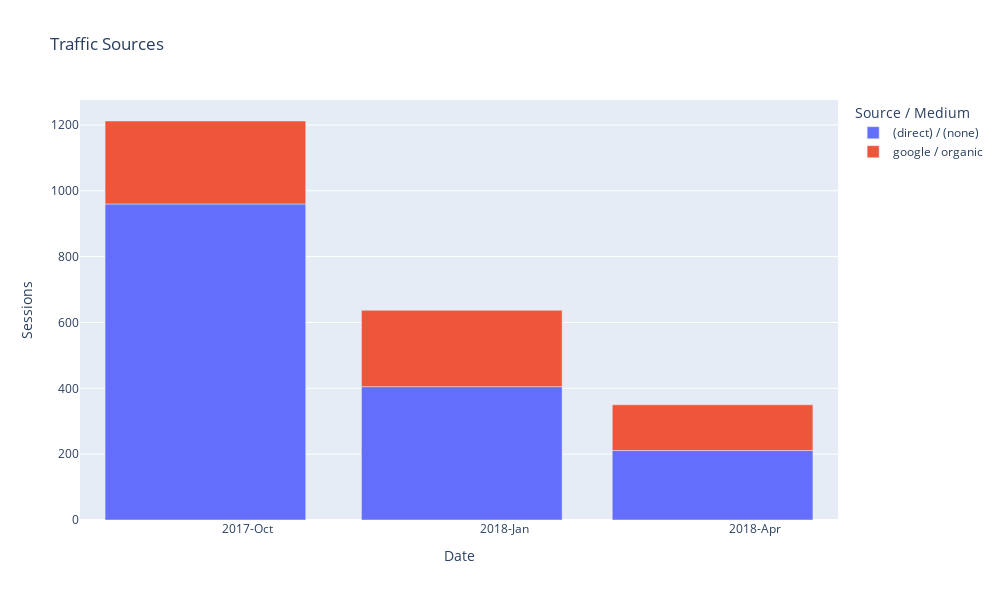

Notebook code for this chart:
### Code cell
# Read the CSV file
df = pd.read_csv('output/cransten/WP/Sources/consolidated-sources.csv')

# # Now, let's create the Date column
df['Date'] = pd.to_datetime(df['Year'].astype(str) + '-' + df['Quarter'].apply(functions.quarter_to_month) + '-01')

# Sort by date
df = df.sort_values("Date")

# Create Line Plot with No Total and other excludes
include_list = [
    "(direct) / (none)",
    "google / organic",
    "oqowsjujpjgqgrlzac.com / referral",
    "perform-likeir-alibaba.info / referral",
    "chicago-daily-newsoo.info / referral",
    "krumbleate-ads.info / referral",
    "growth-hackinger.info / referral",
    "krumbleed-ads.info / referral",
    "reachive-publisher.info / referral"
]
fig = px.bar(df.query('`Source / Medium` in @include_list'), x='Date', y='Sessions', color='Source / Medium', title='Traffic Sources')

# Update the layout
fig.update_layout(
    autosize=False,
    width=1000,  # Width of the figure in pixels
    height=600  # Height of the figure in pixels
)

# Customize the x-axis to show both year and quarter
fig.update_xaxes(
    dtick="M3",
    tickformat="%Y-%b",  # This will show Year-Month
    ticklabelmode="period"
)

fig.show()
fig.write_html('output/cransten/WP/cransten-wp-sources-mediums.html')

### Figure 1 — Plotly figure (JSON) as saved in the notebook; plotly's stock layout.template omitted (floating-point values rounded to 4 significant figures)
{"data": [{"alignmentgroup": "True", "hovertemplate": "Source / Medium=(direct) / (none)<br>Date=%{x}<br>Sessions=%{y}<extra></extra>", "legendgroup": "(direct) / (none)", "marker": {"color": "#636efa", "pattern": {"shape": ""}}, "name": "(direct) / (none)", "offsetgroup": "(direct) / (none)", "orientation": "v", "showlegend": true, "textposition": "auto", "type": "bar", "x": ["2017-10-01T00:00:00", "2018-01-01T00:00:00", "2018-04-01T00:00:00"], "xaxis": "x", "y": [960, 405, 211], "yaxis": "y"}, {"alignmentgroup": "True", "hovertemplate": "Source / Medium=google / organic<br>Date=%{x}<br>Sessions=%{y}<extra></extra>", "legendgroup": "google / organic", "marker": {"color": "#EF553B", "pattern": {"shape": ""}}, "name": "google / organic", "offsetgroup": "google / organic", "orientation": "v", "showlegend": true, "textposition": "auto", "type": "bar", "x": ["2017-10-01T00:00:00", "2018-01-01T00:00:00", "2018-04-01T00:00:00"], "xaxis": "x", "y": [252, 232, 139], "yaxis": "y"}], "layout": {"autosize": false, "barmode": "relative", "height": 600, "legend": {"title": {"text": "Source / Medium"}, "tracegroupgap": 0}, "title": {"text": "Traffic Sources"}, "width": 1000, "xaxis": {"anchor": "y", "autorange": true, "domain": [0, 1], "dtick": "M3", "range": ["2017-08-17", "2018-05-16"], "tickformat": "%Y-%b", "ticklabelmode": "period", "title": {"text": "Date"}, "type": "date"}, "yaxis": {"anchor": "x", "autorange": true, "domain": [0, 1], "range": [0, 1276.0], "title": {"text": "Sessions"}, "type": "linear"}}}
